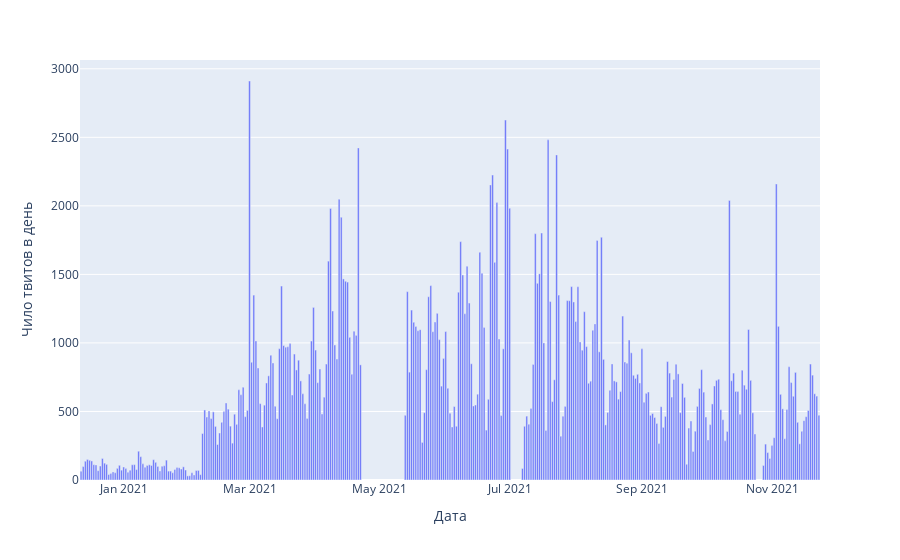

The code cell stored with this chart in its notebook:
### Code cell
timeline = df_tweet.groupby(['date']).count().reset_index()
timeline['count'] = timeline['text']
timeline = timeline[['date', 'count']]
fig = px.bar(timeline, x='date', y='count', labels={'date': 'Дата', 'count': 'Чило твитов в день'})
fig.show()

### Figure 1 — Plotly figure (JSON) as saved in the notebook; plotly's stock layout.template omitted (floating-point values rounded to 4 significant figures; data arrays with more than 128 entries replaced by an {"elided": "..."} marker saying what was removed)
{"data": [{"alignmentgroup": "True", "hovertemplate": "Дата=%{x}<br>Чило твитов в день=%{y}<extra></extra>", "legendgroup": "", "marker": {"color": "#636efa", "pattern": {"shape": ""}}, "name": "", "offsetgroup": "", "orientation": "v", "showlegend": false, "textposition": "auto", "type": "bar", "x": {"elided": "319 str values"}, "xaxis": "x", "y": {"elided": "319 int values"}, "yaxis": "y"}], "layout": {"barmode": "relative", "legend": {"tracegroupgap": 0}, "margin": {"t": 60}, "xaxis": {"anchor": "y", "domain": [0, 1], "title": {"text": "Дата"}}, "yaxis": {"anchor": "x", "domain": [0, 1], "title": {"text": "Чило твитов в день"}}}}
